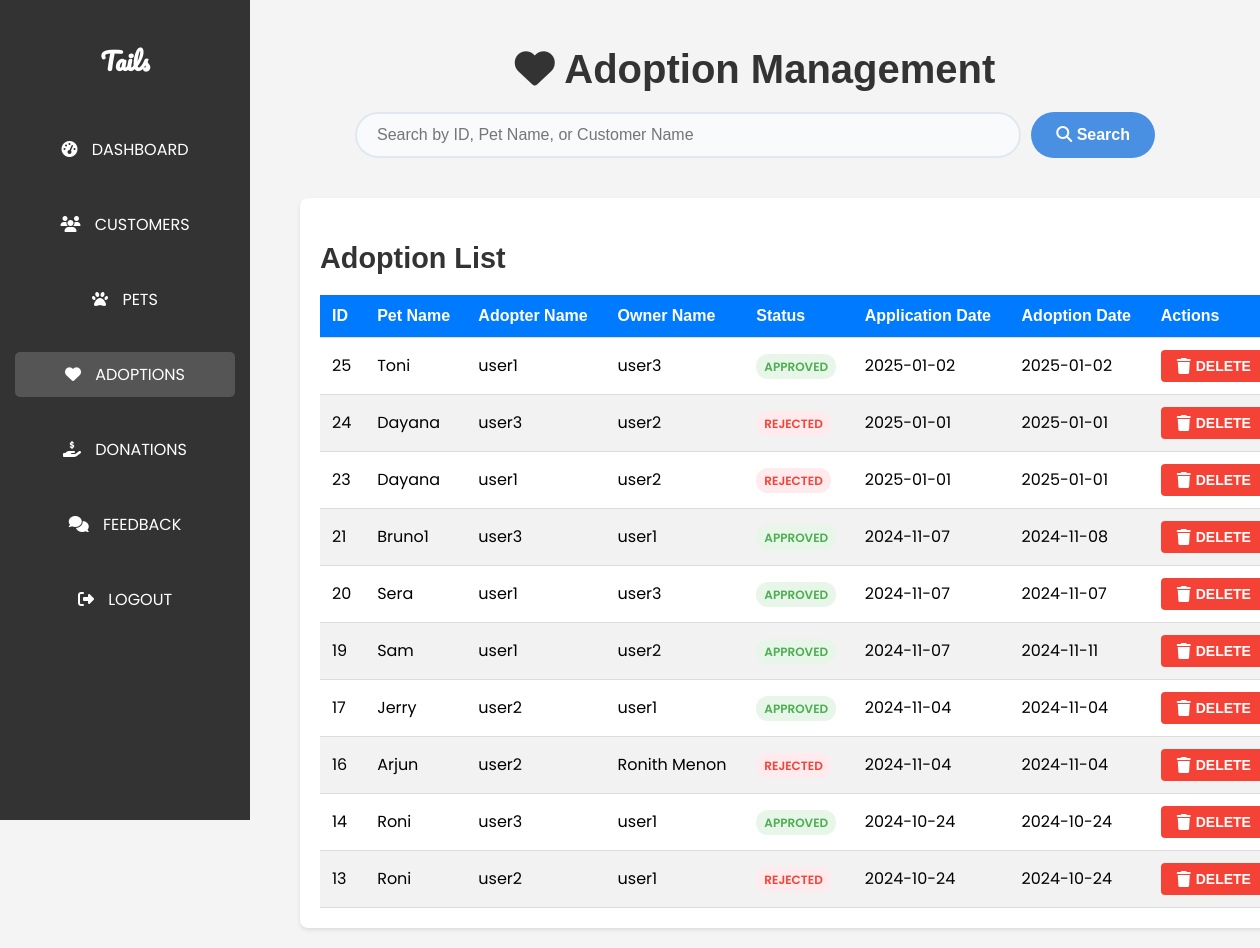
Screenshot of /miniproject/admin/adoptions.php (signed in) with the database file from the repository.
### tables this page shows
CREATE TABLE `adoptions` (
  `AdoptionID` int(11) NOT NULL,
  `CustomerID` int(11) DEFAULT NULL,
  `PetID` int(11) DEFAULT NULL,
  `ApplicationDate` date NOT NULL,
  `AdoptionDate` date DEFAULT NULL,
  `Status` enum('Pending','Approved','Rejected') DEFAULT 'Pending',
  `CreatedAt` timestamp NOT NULL DEFAULT current_timestamp()
);

CREATE TABLE `pets` (
  `PetID` int(11) NOT NULL,
  `Name` varchar(100) NOT NULL,
  `Species` varchar(50) NOT NULL,
  `Breed` varchar(50) DEFAULT NULL,
  `Age` smallint(6) DEFAULT NULL,
  `Gender` enum('Male','Female') DEFAULT NULL,
  `Description` text DEFAULT NULL,
  `Status` enum('Available','Adopted') DEFAULT 'Available',
  `ImageURL` varchar(255) DEFAULT NULL,
  `CustomerID` int(11) DEFAULT NULL,
  `CreatedAt` timestamp NOT NULL DEFAULT current_timestamp()
);

CREATE TABLE `customers` (
  `CustomerID` int(11) NOT NULL,
  `Name` varchar(100) NOT NULL,
  `Email` varchar(100) NOT NULL,
  `Password` varchar(255) NOT NULL,
  `Phone` varchar(15) DEFAULT NULL,
  `Address` varchar(255) DEFAULT NULL,
  `UserType` enum('Customer','Admin') DEFAULT 'Customer',
  `CreatedAt` timestamp NOT NULL DEFAULT current_timestamp()
);

### miniproject/admin/adoptions.php (the view, shortened to what this page needs)
<?php
require_once '../config/connection.php';
$search = isset($_GET['search']) ? $conn->real_escape_string($_GET['search']) : '';
$where = '';
$adoptions = [];
$query = "SELECT a.AdoptionID, p.Name as PetName, c.Name as CustomerName, a.Status, a.ApplicationDate, a.AdoptionDate,
                 c.Phone as CustomerPhone, c.Email as CustomerEmail, o.Name as OwnerName, o.Phone as OwnerPhone, o.Email as OwnerEmail
          FROM adoptions a
          JOIN pets p ON a.PetID = p.PetID
          JOIN customers c ON a.CustomerID = c.CustomerID
          JOIN customers o ON p.CustomerID = o.CustomerID
          $where
          ORDER BY a.ApplicationDate DESC";
$result = $conn->query($query);
if ($result) {
    while ($row = $result->fetch_assoc()) {
        $adoptions[] = $row;
    }
} else {
    echo "Error: " . $conn->error;
}
?>
<!DOCTYPE html>
<html lang="en">
<head>
    <link rel="stylesheet" href="admin.css">
</head>
<body>
    <div class="container">
        <nav class="sidebar">
            <h2>Tails</h2>
            <ul>
                <li><a href="index.php"><i class="fas fa-tachometer-alt"></i> Dashboard</a></li>
                <li><a href="customers.php"><i class="fas fa-users"></i> Customers</a></li>
                <li><a href="pets.php"><i class="fas fa-paw"></i> Pets</a></li>
                <li><a href="adoptions.php" class="active"><i class="fas fa-heart"></i> Adoptions</a></li>
                <li><a href="view_donations.php" ><i class="fas fa-hand-holding-usd"></i> Donations</a></li>
                <li><a href="feedback.php"><i class="fas fa-comments"></i> Feedback</a></li>
                <li><a href="?logout=1"><i class="fas fa-sign-out-alt"></i> Logout</a></li>
            </ul>
        </nav>
        <div class="content">
            <h1><i class="fas fa-heart"></i> Adoption Management</h1>
            <div class="search-container">
                <form action="" method="GET" class="search-form">
                    <input type="text" name="search" placeholder="Search by ID, Pet Name, or Customer Name" value="<?php echo htmlspecialchars($search); ?>">
                    <button type="submit"><i class="fas fa-search"></i> Search</button>
                </form>
            </div>
            <div class="table-section">
                <h2>Adoption List</h2>
                <div class="table-container">
                    <table>
                        <thead>
                            <tr>
                                <th>ID</th>
                                <th>Pet Name</th>
                                <th>Adopter Name</th>
                                <th>Owner Name</th>
                                <th>Status</th>
                                <th>Application Date</th>
                                <th>Adoption Date</th>
                                <th>Actions</th>
                            </tr>
                        </thead>
                        <tbody>
                            <?php foreach ($adoptions as $adoption): ?>
                            <tr>
                                <td><?php echo htmlspecialchars($adoption['AdoptionID']); ?></td>
                                <td><?php echo htmlspecialchars($adoption['PetName']); ?></td>
                                <td><?php echo htmlspecialchars($adoption['CustomerName']); ?></td>
                                <td><?php echo htmlspecialchars($adoption['OwnerName']); ?></td>
                                <td>
                                    <span class="status-badge status-<?php echo strtolower($adoption['Status']); ?>">
                                        <?php echo htmlspecialchars($adoption['Status']); ?>
                                    </span>
                                </td>
                                <td><?php echo htmlspecialchars($adoption['ApplicationDate']); ?></td>
                                <td><?php echo $adoption['AdoptionDate'] ? htmlspecialchars($adoption['AdoptionDate']) : 'N/A'; ?></td>
                                <td>
                                    <button class="btn-delete" data-id="<?php echo $adoption['AdoptionID']; ?>">
                                        <i class="fas fa-trash"></i> Delete
                                    </button>
                                </td>
                            </tr>
                            <?php endforeach; ?>
                        </tbody>
                    </table>
                </div>
            </div>
        </div>
    </div>
</body>
</html>

### miniproject/admin/admin.css (style rules this page uses)
body { font-family: "Poppins", sans-serif; margin: 0; padding: 0; display: flex; background-color: #f4f4f4; }
.sidebar { width: 250px; background: #333; color: #fff; padding-top: 20px; height: 100vh; position: fixed; overflow-y: auto; }
.sidebar h2 { text-align: center; margin-bottom: 30px; font-family: "Pacifico", cursive; }
.sidebar ul { list-style: none; padding: 0; }
.sidebar ul li { padding: 15px; text-align: center; }
.sidebar ul li a { color: #fff; text-decoration: none; display: block; text-transform: uppercase; padding: 10px; border-radius: 5px; transition: color 0.3s, background 0.3s; }
.sidebar ul li a:hover, .sidebar ul li a.active { background: #555; color: #fff; }
.sidebar ul li a i { margin-right: 10px; }
.content { flex: 1; margin-left: 250px; padding: 20px; display: flex; flex-direction: column; align-items: center; justify-content: flex-start; min-height: 100vh; }
.content h1 { margin-bottom: 20px; color: #333; width: 100%; text-align: center; font-family: "Montserrat", sans-serif; font-weight: 700; font-size: 2.5rem; }
.table-section { background-color: #fff; border-radius: 8px; box-shadow: 0 2px 4px rgba(0, 0, 0, 0.1); padding: 20px; margin-top: 20px; width: 100%; max-width: 1200px; margin-left: 100px; }
.table-section h2 { margin-bottom: 15px; color: #333; font-family: "Montserrat", sans-serif; font-weight: 600; font-size: 1.8rem; }
table { width: 100%; border-collapse: collapse; margin-top: 20px; }
th, td { padding: 12px; text-align: left; border-bottom: 1px solid #ddd; }
th { background-color: #007bff; color: white; font-weight: bold; font-family: "Montserrat", sans-serif; }
tr:nth-child(even) { background-color: #f2f2f2; }
.btn-view, .btn-delete, .btn-edit { padding: 8px 16px; border: none; border-radius: 4px; cursor: pointer; font-size: 14px; transition: all 0.3s ease; font-weight: 600; }
.btn-delete { background-color: #f44336; color: white; }
.btn-approve, .btn-reject, .btn-delete { padding: 8px 16px; border: none; border-radius: 4px; cursor: pointer; font-size: 14px; font-weight: 600; text-transform: uppercase; transition: all 0.3s ease; margin-right: 5px; display: inline-flex; align-items: center; justify-content: center; }
.btn-approve i, .btn-reject i, .btn-delete i { margin-right: 5px; font-size: 16px; }
.status-badge { padding: 4px 8px; border-radius: 12px; font-size: 12px; font-weight: 600; text-transform: uppercase; }
.status-approved { background-color: #E8F5E9; color: #4CAF50; }
.status-rejected { background-color: #FFEBEE; color: #f44336; }

### miniproject/admin/adoptions.php (style rules this page uses)
.search-container { width: 100%; max-width: 800px; margin-bottom: 20px; }
.search-form { display: flex; gap: 10px; }
.search-form input[type="text"] { flex: 1; padding: 12px 20px; font-size: 16px; border: 2px solid #e2e8f0; border-radius: 25px; outline: none; transition: all 0.3s ease; background-color: #f8fafc; }
.search-form button { padding: 12px 25px; background-color: #4a90e2; color: white; border: none; border-radius: 25px; cursor: pointer; font-size: 16px; transition: all 0.3s ease; font-weight: 600; }

### rows the page displays
adoptions: AdoptionID "25", PetID.Name "Toni", CustomerID.Name "user1", customers.Name "user3", Status "APPROVED", ApplicationDate "2025-01-02", AdoptionDate "2025-01-02"
adoptions: AdoptionID "24", PetID.Name "Dayana", CustomerID.Name "user3", customers.Name "user2", Status "REJECTED", ApplicationDate "2025-01-01", AdoptionDate "2025-01-01"
adoptions: AdoptionID "23", PetID.Name "Dayana", CustomerID.Name "user1", customers.Name "user2", Status "REJECTED", ApplicationDate "2025-01-01", AdoptionDate "2025-01-01"
adoptions: AdoptionID "21", PetID.Name "Bruno1", CustomerID.Name "user3", customers.Name "user1", Status "APPROVED", ApplicationDate "2024-11-07", AdoptionDate "2024-11-08"
adoptions: AdoptionID "20", PetID.Name "Sera", CustomerID.Name "user1", customers.Name "user3", Status "APPROVED", ApplicationDate "2024-11-07", AdoptionDate "2024-11-07"
adoptions: AdoptionID "19", PetID.Name "Sam", CustomerID.Name "user1", customers.Name "user2", Status "APPROVED", ApplicationDate "2024-11-07", AdoptionDate "2024-11-11"
adoptions: AdoptionID "17", PetID.Name "Jerry", CustomerID.Name "user2", customers.Name "user1", Status "APPROVED", ApplicationDate "2024-11-04", AdoptionDate "2024-11-04"
adoptions: AdoptionID "16", PetID.Name "Arjun", CustomerID.Name "user2", customers.Name "Ronith Menon", Status "REJECTED", ApplicationDate "2024-11-04", AdoptionDate "2024-11-04"
adoptions: AdoptionID "14", PetID.Name "Roni", CustomerID.Name "user3", customers.Name "user1", Status "APPROVED", ApplicationDate "2024-10-24", AdoptionDate "2024-10-24"
adoptions: AdoptionID "13", PetID.Name "Roni", CustomerID.Name "user2", customers.Name "user1", Status "REJECTED", ApplicationDate "2024-10-24", AdoptionDate "2024-10-24"
